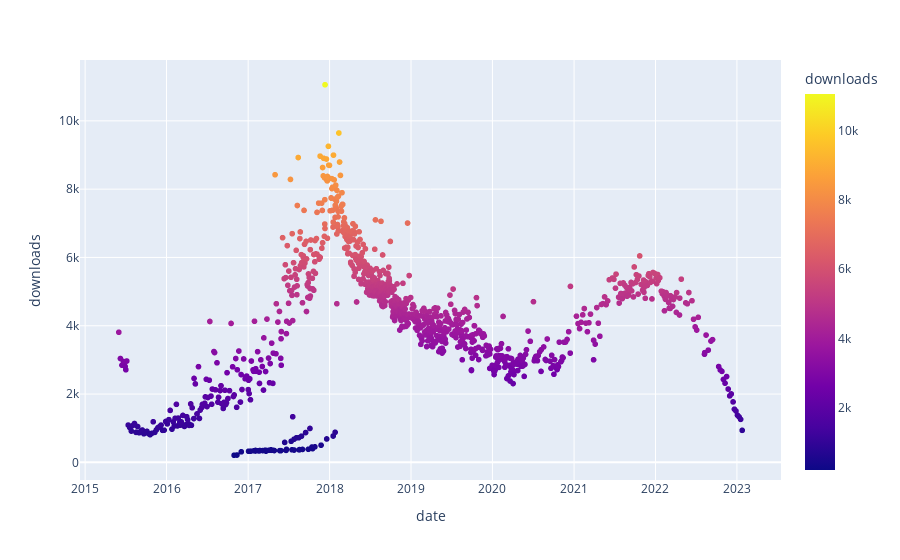

The code cell stored with this chart in its notebook:
### Code cell
fig = px.scatter(df_episodic, x="date", y="downloads", color='downloads', hover_name='title')
fig.show()

### Figure 1 — Plotly figure (JSON) as saved in the notebook; plotly's stock layout.template omitted (floating-point values rounded to 4 significant figures; data arrays with more than 128 entries replaced by an {"elided": "..."} marker saying what was removed)
{"data": [{"hovertemplate": "<b>%{hovertext}</b><br><br>date=%{x}<br>downloads=%{marker.color}<extra></extra>", "hovertext": {"elided": "1011 str values"}, "legendgroup": "", "marker": {"color": {"elided": "1011 int values"}, "coloraxis": "coloraxis", "symbol": "circle"}, "mode": "markers", "name": "", "showlegend": false, "type": "scattergl", "x": {"elided": "1011 str values"}, "xaxis": "x", "y": {"elided": "1011 int values"}, "yaxis": "y"}], "layout": {"autosize": true, "coloraxis": {"colorbar": {"title": {"text": "downloads"}}, "colorscale": [[0, "#0d0887"], [0.1111, "#46039f"], [0.2222, "#7201a8"], [0.3333, "#9c179e"], [0.4444, "#bd3786"], [0.5556, "#d8576b"], [0.6667, "#ed7953"], [0.7778, "#fb9f3a"], [0.8889, "#fdca26"], [1, "#f0f921"]]}, "legend": {"tracegroupgap": 0}, "margin": {"t": 60}, "xaxis": {"anchor": "y", "autorange": true, "domain": [0, 1], "range": ["2014-12-19 02:59:49.5718", "2023-07-07 14:34:54.4282"], "title": {"text": "date"}, "type": "date"}, "yaxis": {"anchor": "x", "autorange": true, "domain": [0, 1], "range": [-632.0, 11900.0], "title": {"text": "downloads"}, "type": "linear"}}}
